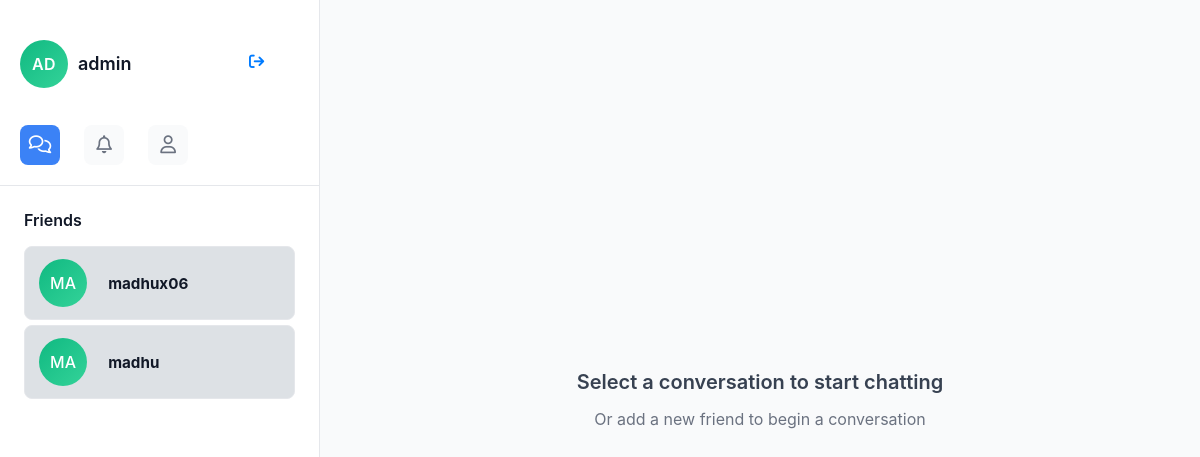
The page /chat (signed in) on the database its author committed.
### app.py (models this page shows)
class User(UserMixin, db.Model):
    id = db.Column(db.Integer, primary_key=True)
    username = db.Column(db.String(200), unique=True, nullable=False)
    password = db.Column(db.String(200), nullable=False)
    email = db.Column(db.String(200), unique=True, nullable=False)
    created_at = db.Column(db.DateTime, default=datetime.utcnow)

### app.py (the view)
@app.route('/chat')
@login_required
def chat():
    friends = get_user_friends()
    return render_template('chat.html', friends=friends)

### app.py (called while the page is built)
def get_user_friends():
    friends = db.session.query(Friend, User).join(
        User,
        (User.id == Friend.friend_id) | (User.id == Friend.user_id)
    ).filter(
        Friend.status == "accepted",
        ((Friend.user_id == current_user.id) | (Friend.friend_id == current_user.id)),
        User.id != current_user.id
    ).all()
    return [friend[1] for friend in friends]

@login_manager.user_loader
def load_user(user_id):
    return User.query.get(int(user_id))

### templates/chat.html (shortened to what this page needs)
<!DOCTYPE html>
<html>
<head>
  <link rel="stylesheet" href="/static/css/style.css">
</head>
<body class="messages-page">
  <div class="main-container">
        <div class="side-bar">
            <div class="profile-header">
                <div class="user-profile">
                    <div class="user-profile-info">
                        <div id="imge">{{ current_user.username[:2].upper() }}</div>
                        <div class="same" id="name">{{ current_user.username }}</div>
                        <div class="logout-button"><a href="/login"><i class="fa-solid fa-arrow-right-from-bracket"></i></a></div>
                    </div>
                </div>
                <div class="csb-options">
                    <a href="/chat"><i class="fa-regular fa-comments"></i></a>
                    <a href="/friend_requests"><i class="fa-regular fa-bell"></i></a>
                    <a href="/add_friend"><i class="fa-regular fa-user"></i></a>
                </div>
            </div>
            <div class="profile-body">
              <h3>Friends</h3>
              <div id="friends-list">
                    {% if friends %}
                        {% for friend in friends %}
                        <div class="other-users" onclick="window.location.href='/chat/{{ friend.id }}'">
                            <div style="display: flex; align-items: center;">
                                <div class="user-avatar" style="width: 20%;">{{ friend.username[:2].upper() }}</div>
                                <div style="margin-left: 5px;">
                                    <div style="font-weight: bold;">{{ friend.username }}</div>
                                </div>
                            </div>
                        </div>
                        {% endfor %}
                    {% else %}
                        <p class="profile-body-msg" style="justify-content: center; text-align:center; margin-top: 50%; font-weight:100">No friends yet</p>
                    {% endif %}
                </div>
            </div>
        </div>
        <div class="main-body">
            <div class="chat-area">
                <div class="chat-area-header">Select a conversation to start chatting</div>
                <div class="message-area">Or add a new friend to begin a conversation</div>
            </div>
        </div>
    </div>
</body>
</html>

### static/css/style.css (style rules this page uses)
body { margin: 0%; font-family: 'Segoe UI', Arial, Helvetica, sans-serif; background: linear-gradient(135deg, #f9f9f9, #ececec); overflow: hidden; display: flex; flex-wrap: wrap; }
a { display: inline-block; margin-top: 15px; font-size: 0.95em; color: #007bff; text-decoration: none; transition: all 0.2s; }
* { margin: 0; padding: 0; box-sizing: border-box; font-family: -apple-system, BlinkMacSystemFont, 'Segoe UI', 'Roboto', 'Helvetica Neue', Arial, sans-serif; }
.main-container { display: flex; height: 100vh; width: 100%; background-color: #fff; }
.side-bar { width: 320px; background-color: #fff; border-right: 1px solid #e5e7eb; display: flex; flex-direction: column; flex-shrink: 0; }
.profile-header { padding: 20px; border-bottom: 1px solid #e5e7eb; }
.user-profile-info { display: flex; flex-direction: row; text-align: left; margin-bottom: 10px; }
.user-profile-info .same { margin-top: 13px; margin-left: 10px; }
.logout-button { margin-left: 40%; margin-top: -8px; padding: 5px 6px; }
#imge { width: 48px; height: 48px; background: linear-gradient(135deg, #10b981, #34d399); border-radius: 50%; display: flex; align-items: center; justify-content: center; font-weight: 600; font-size: 16px; color: #fff; margin-bottom: 12px; letter-spacing: 0.5px; }
#name { font-weight: 600; font-size: 18px; color: #111827; margin-bottom: 4px; line-height: 1.2; }
.csb-options { display: flex; gap: 24px; align-items: center; }
.csb-options a { width: 40px; height: 40px; display: flex; align-items: center; justify-content: center; font-size: 18px; color: #6b7280; cursor: pointer; border-radius: 8px; transition: all 0.2s ease; background-color: #f9fafb; }
.messages-page .csb-options a:nth-child(1), .notifications-page .csb-options a:nth-child(2), .friend-requests-page .csb-options a:nth-child(3), .fa-solid .fa-arrow-right-from-bracket { background-color: #3b82f6; color: #fff; }
.chat-area { flex: 1; display: flex; flex-direction: column; justify-content: center; align-items: center; padding: 48px; text-align: center; margin-top: 0; }
.message-area { font-size: 16px; color: #6b7280; font-weight: 400; line-height: 1.5; }
.profile-body { padding: 24px; flex: 1; }
.profile-body h3 { font-size: 16px; font-weight: 600; color: #111827; margin-bottom: 16px; }
.main-body { flex: 1; background-color: #f9fafb; display: flex; flex-direction: column; position: relative; }
.chat-area { flex: 1; display: flex; flex-direction: column; justify-content: center; align-items: center; padding: 48px; text-align: center; }
.chat-area-header { font-size: 20px; font-weight: 600; color: #374151; margin-bottom: 12px; line-height: 1.3; }
.user-avatar { width: 50%; height: 48px; border-radius: 50%; background: linear-gradient(135deg, #10b981, #34d399); display: flex; align-items: center; justify-content: center; font-weight: 500; color: #fff; margin-right: 16px; font-size: 16px; }
.other-users { padding: 12px 14px; border-radius: 8px; font-size: 0.95em; font-weight: 500; background-color: #dde1e5; color: #111827; cursor: pointer; transition: background 0.2s ease, transform 0.1s ease; border: 1px solid #e5e7eb; margin-bottom: 2%; }
.profile-header { margin-top: 20px; }

### rows shown on the page
User: username "AD", username "admin"
User: username "MA", username "madhux06"
User: username "MA", username "madhu"
